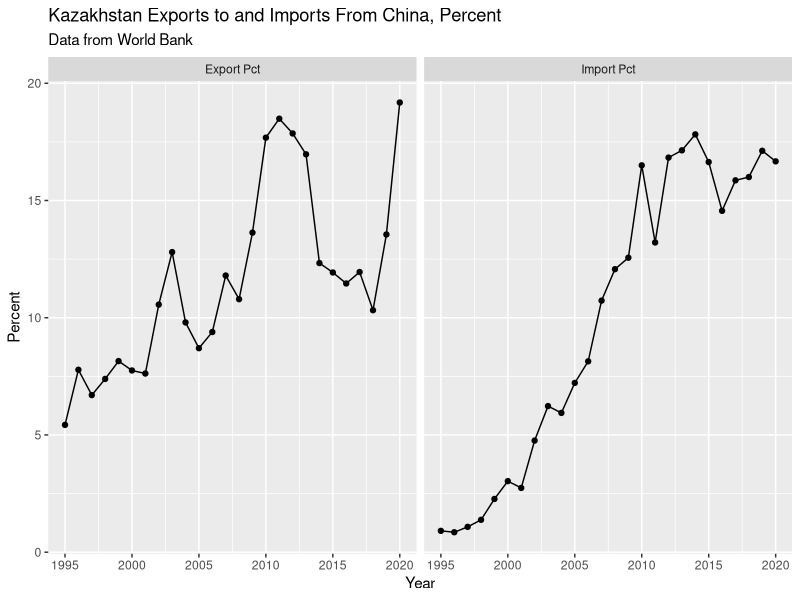
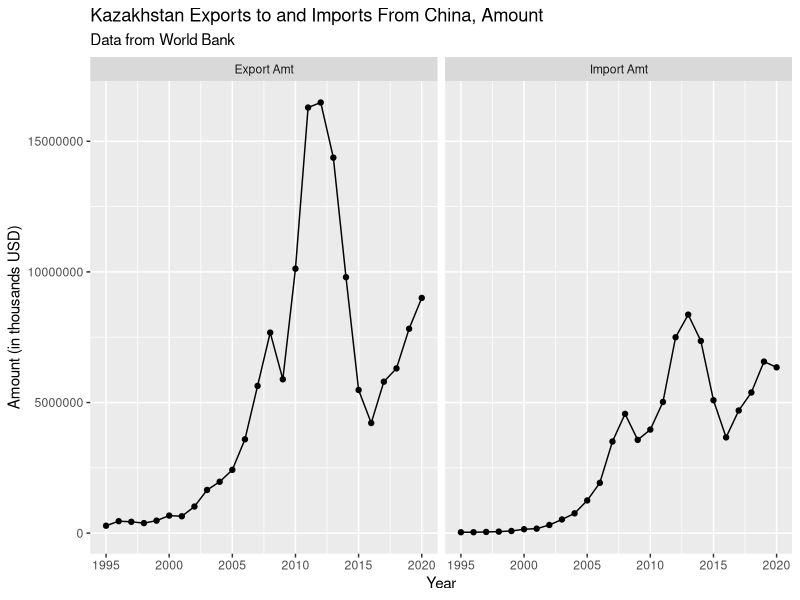

The R script that drew these images, in order:
## ---- chunk 1
knitr::opts_chunk$set(echo = FALSE)
library(tidyverse)
library(readr)
library(readxl)
library(cowplot)
options(scipen = 999)
## ---- chunk 2
kazakhstan <- read_xlsx("Kazakhstan China Data.xlsx")
## ---- chunk 3
percentage <- kazakhstan %>%
  filter(Type %in% c("Import Pct", "Export Pct"))

amount <- kazakhstan %>%
  filter(Type %in% c("Import Amt", "Export Amt"))
## ---- chunk 4
pct <- ggplot(percentage, aes(x = Year, y = Value)) +
  geom_point() +
  geom_line() +
  labs(title = "Kazakhstan Exports to and Imports From China, Percent",
       subtitle = "Data from World Bank",
       y = "Percent") +
  facet_wrap(~Type)

pct
## ---- chunk 5
amt <- ggplot(amount, aes(x = Year, y = Value)) +
  geom_point() +
  geom_line() +
  labs(title = "Kazakhstan Exports to and Imports From China, Amount",
       subtitle = "Data from World Bank",
       y = "Amount (in thousands USD)") +
  facet_wrap(~Type)

amt
